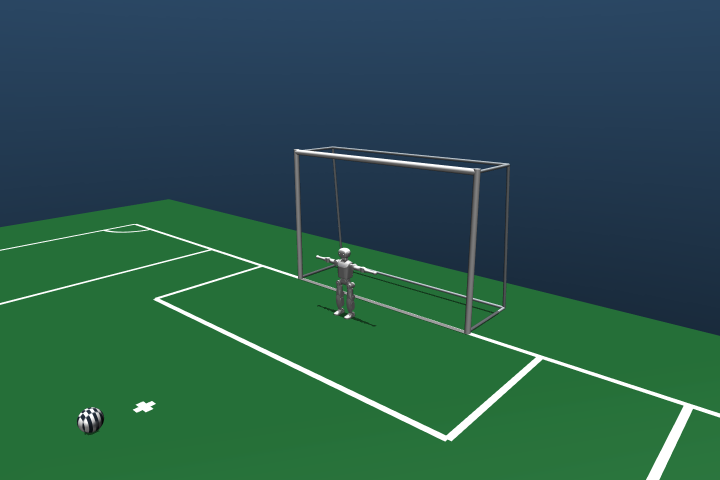
#> input picture reports/goal_front.png, 1440 x 960 px (shown at 1/2 size)
$ python -i white_ball_perception.py   (imports and definitions only)
#> lines starting #> are read from the running program, lines starting #| are printed output that depends on the picture; after the words box and inside, x2 and y2 are one past the last pixel; in counts of white or black regions, pixels touching at a corner belong together
"""G6-only full-frame white sphere MVP, frozen before actual capture inspection.

This detector deliberately has no GT, field coordinates, pose, crop or identity
input. A plain white ball can be confused with white scene geometry; ambiguous
or merged contours remain failures rather than being selected using GT.
"""
import cv2
import numpy as np

from robot_perception_sim.ball_perception import fit_sdk_sphere, triangulate

DETECTOR_NAME = "g6_white_circle_mvp"
DIAGNOSTIC_EXCLUSIONS_XYXY = ((20,20,296,32),(20,45,296,57))
DIAGNOSTIC_EXCLUSION_MARGIN_PX = 2
DETECTOR_THRESHOLDS = {"hsv_saturation_max":60,"hsv_value_min":180,"area_min_px2":6,
    "circularity_min":.70,"bbox_aspect_min":.65,"bbox_aspect_max":1.5,
    "contour_bbox_extent_min":.45,"contour_bbox_extent_max":.90,
    "ambiguity_second_area_fraction":.5,
    "frozen_before_actual_white_capture_inspection":True,
    "diagnostic_exclusions_xyxy":DIAGNOSTIC_EXCLUSIONS_XYXY,
    "diagnostic_exclusion_margin_px":DIAGNOSTIC_EXCLUSION_MARGIN_PX,
    "diagnostic_exclusion_basis":"fixed source instrumentation coordinates; never GT"}


def detect_white_ball(rgb):
    hsv=cv2.cvtColor(rgb,cv2.COLOR_RGB2HSV)
#> hsv: shape (960, 1440, 3); mean H, S, V 85.6, 151.4, 99
    raw=cv2.inRange(hsv,(0,0,180),(179,60,255))
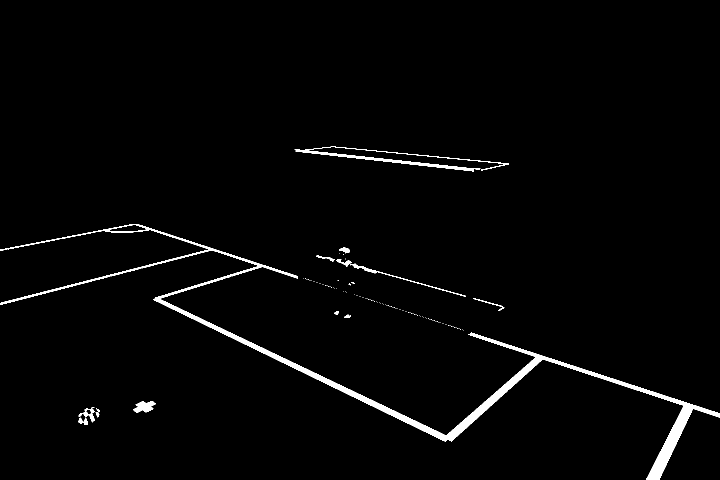
#> raw: shape (960, 1440) (shown at 1/2 size); 1.9% white; 120 white regions (104 under 20 px)
    excluded=np.zeros(raw.shape,dtype=np.uint8)
    margin=DIAGNOSTIC_EXCLUSION_MARGIN_PX
    for x0,y0,x1,y1 in DIAGNOSTIC_EXCLUSIONS_XYXY:
        excluded[max(0,y0-margin):min(raw.shape[0],y1+margin),
                 max(0,x0-margin):min(raw.shape[1],x1+margin)]=255
    raw[excluded>0]=0
    exclusion_boundary=cv2.dilate(excluded,np.ones((3,3),np.uint8))>0
    contours,_=cv2.findContours(raw,cv2.RETR_EXTERNAL,cv2.CHAIN_APPROX_SIMPLE)
#> contours = 120 contours, 105 with area under 20; largest, box (x1, y1, x2, y2) and area: (0, 448, 1440, 960) 19716, (589, 293, 1018, 343) 1657, (266, 802, 312, 826) 587, (700, 527, 932, 594) 360, (166, 817, 190, 845) 299
    candidates=[]
    rejected_diagnostic_overlap=False
    for contour in contours:
        area=cv2.contourArea(contour)
        perimeter=cv2.arcLength(contour,True)
        if area<6 or perimeter<=0:continue
        pixels=contour.reshape(-1,2)
        if exclusion_boundary[pixels[:,1],pixels[:,0]].any():
            rejected_diagnostic_overlap=True
        x,y,w,h=cv2.boundingRect(contour)
        circularity=4*np.pi*area/perimeter**2
        aspect=w/h
        extent=area/(w*h)
        if circularity>=.70 and .65<=aspect<=1.5 and .45<=extent<=.90:
            candidates.append((area,circularity,contour,[x,y,w,h]))
#> this loop made 120 passes
#> (area, perimeter, x, y, w, h, circularity, aspect) on passes 1, 2, 3, 4, 6, 8, 41, 49: (67.5, 35.56, 167, 836, 9, 14, 0.671, 0.643), (57.5, 32.38, 157, 835, 9, 13, 0.689, 0.692), (23, 22.14, 157, 826, 8, 8, 0.59, 1), (30.5, 26.73, 191, 825, 8, 10, 0.537, 0.8), (299, 102.2, 166, 817, 24, 28, 0.36, 0.857), (587, 138.5, 266, 802, 46, 24, 0.384, 1.92), (46.5, 32.38, 688, 629, 14, 7, 0.557, 2), (33.5, 24.73, 668, 622, 9, 7, 0.688, 1.29)
#> after the loop, candidates = []
    mask=np.zeros(raw.shape,dtype=np.uint8)
    if not candidates:
        return {"valid":False,"reason":"diagnostic_overlap"if rejected_diagnostic_overlap else"no_ball_contour","mask":mask,"bbox_xywh":None,
                "centroid_px":None,"confidence":0.,"mask_pixels":0,"mask_fraction":0.,
                "detector":DETECTOR_NAME}
    candidates.sort(key=lambda item:item[0],reverse=True)
    area,circularity,contour,bbox=candidates[0]
    x,y,w,h=bbox
    clipped=x==0 or y==0 or x+w==rgb.shape[1]or y+h==rgb.shape[0]
    ambiguous=len(candidates)>1 and candidates[1][0]>.5*area
    cv2.drawContours(mask,[contour],-1,255,-1)
    diagnostic_overlap=bool(np.any((mask>0)&exclusion_boundary))
    mask[excluded>0]=0
    moments=cv2.moments(contour)
    return {"valid":not(clipped or ambiguous or diagnostic_overlap),
            "reason":"diagnostic_overlap"if diagnostic_overlap else"clipped_contour"if clipped else"ambiguous_contours"if ambiguous else None,
            "mask":mask,"bbox_xywh":bbox,
            "centroid_px":[moments["m10"]/moments["m00"],moments["m01"]/moments["m00"]],
            "confidence":float(min(1,circularity)),"mask_pixels":int(np.count_nonzero(mask)),
            "mask_fraction":float(np.count_nonzero(mask)/mask.size),"detector":DETECTOR_NAME}


def process_white_frame(left_rgb,right_rgb,depth,confidence,calibration,radius_m=.11):
    if not np.isfinite(radius_m)or radius_m<=0:raise ValueError("radius_m must be finite and positive")
    if depth.shape!=left_rgb.shape[:2]or confidence.shape!=depth.shape:
        raise ValueError("SDK depth/confidence and left image sizes must agree")
    left,right=detect_white_ball(left_rgb),detect_white_ball(right_rgb)
    return {"left":left,"right":right,"triangulation":triangulate(left,right,calibration),
            "sdk_sphere":fit_sdk_sphere(depth,confidence,left,calibration["left"],radius_m)}

>>> import cv2
>>> picture = cv2.cvtColor(cv2.imread('../../reports/goal_front.png'), cv2.COLOR_BGR2RGB)
>>> result = detect_white_ball(picture)
#> result = 9 items

$ run again, on reports/robot_side.png
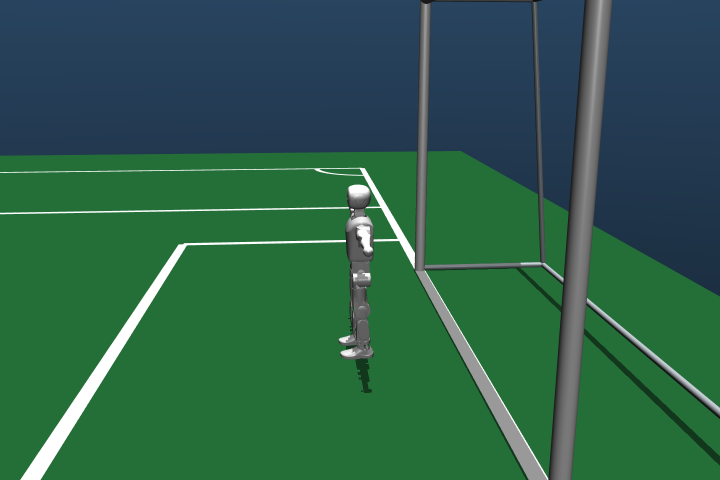
#> input picture reports/robot_side.png, 1440 x 960 px (shown at 1/2 size)
#> hsv: shape (960, 1440, 3); mean H, S, V 76, 147.8, 103.4
#> in detect_white_ball, `raw=cv2.inRange(hsv,(0,0,180),(179,60,255))`:
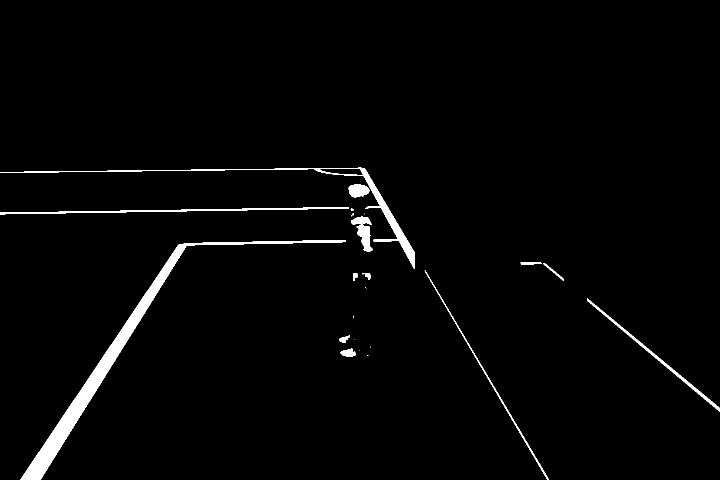
#> raw: shape (960, 1440) (shown at 1/2 size); 2.1% white; 24 white regions (9 under 20 px)
#> contours = 24 contours, 10 with area under 20; largest, box (x1, y1, x2, y2) and area: (40, 480, 692, 960) 14542, (0, 335, 830, 538) 4530, (0, 414, 698, 429) 1536, (1174, 597, 1440, 824) 1502, (713, 449, 746, 504) 901
#> the loop in detect_white_ball, `for contour in contours:` made 24 passes
#> (area, perimeter, x, y, w, h, circularity, aspect) on passes 3, 6, 8, 11, 12, 13, 14, 15: (294, 82.28, 681, 697, 30, 16, 0.546, 1.88), (147, 61.46, 678, 671, 22, 15, 0.489, 1.47), (1501.5, 723.7, 1174, 597, 266, 227, 0.036, 1.17), (70, 42.83, 706, 547, 9, 15, 0.48, 0.6), (91.5, 53.9, 725, 546, 16, 14, 0.396, 1.14), (789, 1042.6, 849, 541, 248, 419, 0.00912, 0.592), (142.5, 111.9, 1086, 526, 41, 36, 0.143, 1.14), (106.5, 86.24, 1041, 525, 42, 4, 0.18, 10.5)
#> after the loop in detect_white_ball, `for contour in contours:`: candidates = []
#> result = 9 items
